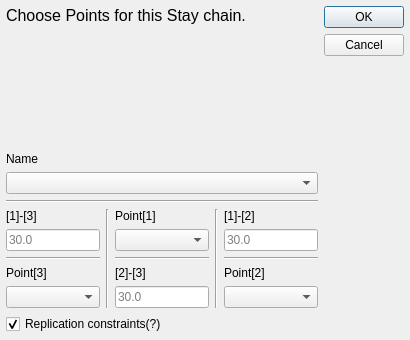
<?xml version="1.0" encoding="UTF-8"?>
<ui version="4.0">
 <class>Dialog</class>
 <widget class="QDialog" name="Dialog">
  <property name="geometry">
   <rect>
    <x>0</x>
    <y>0</y>
    <width>410</width>
    <height>340</height>
   </rect>
  </property>
  <property name="minimumSize">
   <size>
    <width>410</width>
    <height>340</height>
   </size>
  </property>
  <property name="maximumSize">
   <size>
    <width>410</width>
    <height>340</height>
   </size>
  </property>
  <property name="windowTitle">
   <string>Stay Chain</string>
  </property>
  <property name="windowIcon">
   <iconset resource="../../icons.qrc">
    <normaloff>:/icons/editchain.png</normaloff>:/icons/editchain.png</iconset>
  </property>
  <property name="autoFillBackground">
   <bool>false</bool>
  </property>
  <property name="sizeGripEnabled">
   <bool>false</bool>
  </property>
  <property name="modal">
   <bool>true</bool>
  </property>
  <layout class="QHBoxLayout" name="horizontalLayout_2">
   <property name="spacing">
    <number>6</number>
   </property>
   <property name="leftMargin">
    <number>6</number>
   </property>
   <property name="topMargin">
    <number>6</number>
   </property>
   <property name="rightMargin">
    <number>6</number>
   </property>
   <property name="bottomMargin">
    <number>6</number>
   </property>
   <item>
    <layout class="QVBoxLayout" name="verticalLayout_5">
     <item>
      <widget class="QLabel" name="label">
       <property name="text">
        <string>&lt;html&gt;&lt;head/&gt;&lt;body&gt;&lt;p&gt;&lt;span style=&quot; font-size:12pt;&quot;&gt;Choose Points for this Stay chain.&lt;/span&gt;&lt;/p&gt;&lt;/body&gt;&lt;/html&gt;</string>
       </property>
       <property name="textFormat">
        <enum>Qt::RichText</enum>
       </property>
       <property name="alignment">
        <set>Qt::AlignLeading|Qt::AlignLeft|Qt::AlignTop</set>
       </property>
       <property name="wordWrap">
        <bool>true</bool>
       </property>
      </widget>
     </item>
     <item>
      <spacer name="verticalSpacer_3">
       <property name="orientation">
        <enum>Qt::Vertical</enum>
       </property>
       <property name="sizeHint" stdset="0">
        <size>
         <width>20</width>
         <height>40</height>
        </size>
       </property>
      </spacer>
     </item>
     <item>
      <widget class="QLabel" name="label_2">
       <property name="sizePolicy">
        <sizepolicy hsizetype="Preferred" vsizetype="Fixed">
         <horstretch>0</horstretch>
         <verstretch>0</verstretch>
        </sizepolicy>
       </property>
       <property name="text">
        <string>Name</string>
       </property>
      </widget>
     </item>
     <item>
      <widget class="QComboBox" name="Chain"/>
     </item>
     <item>
      <widget class="Line" name="line">
       <property name="orientation">
        <enum>Qt::Horizontal</enum>
       </property>
      </widget>
     </item>
     <item>
      <layout class="QHBoxLayout" name="horizontalLayout">
       <item>
        <layout class="QVBoxLayout" name="verticalLayout">
         <item>
          <widget class="QLabel" name="label_8">
           <property name="text">
            <string>[1]-[3]</string>
           </property>
          </widget>
         </item>
         <item>
          <widget class="QLineEdit" name="p1_p3">
           <property name="placeholderText">
            <string>30.0</string>
           </property>
          </widget>
         </item>
         <item>
          <widget class="Line" name="line_4">
           <property name="orientation">
            <enum>Qt::Horizontal</enum>
           </property>
          </widget>
         </item>
         <item>
          <widget class="QLabel" name="label_5">
           <property name="text">
            <string>Point[3]</string>
           </property>
          </widget>
         </item>
         <item>
          <widget class="QComboBox" name="Point3"/>
         </item>
        </layout>
       </item>
       <item>
        <widget class="Line" name="line_2">
         <property name="orientation">
          <enum>Qt::Vertical</enum>
         </property>
        </widget>
       </item>
       <item>
        <layout class="QVBoxLayout" name="verticalLayout_2">
         <item>
          <widget class="QLabel" name="label_3">
           <property name="text">
            <string>Point[1]</string>
           </property>
          </widget>
         </item>
         <item>
          <widget class="QComboBox" name="Point1"/>
         </item>
         <item>
          <widget class="Line" name="line_5">
           <property name="orientation">
            <enum>Qt::Horizontal</enum>
           </property>
          </widget>
         </item>
         <item>
          <widget class="QLabel" name="label_7">
           <property name="text">
            <string>[2]-[3]</string>
           </property>
          </widget>
         </item>
         <item>
          <widget class="QLineEdit" name="p2_p3">
           <property name="placeholderText">
            <string>30.0</string>
           </property>
          </widget>
         </item>
        </layout>
       </item>
       <item>
        <widget class="Line" name="line_3">
         <property name="orientation">
          <enum>Qt::Vertical</enum>
         </property>
        </widget>
       </item>
       <item>
        <layout class="QVBoxLayout" name="verticalLayout_3">
         <item>
          <widget class="QLabel" name="label_6">
           <property name="text">
            <string>[1]-[2]</string>
           </property>
          </widget>
         </item>
         <item>
          <widget class="QLineEdit" name="p1_p2">
           <property name="placeholderText">
            <string>30.0</string>
           </property>
          </widget>
         </item>
         <item>
          <widget class="Line" name="line_6">
           <property name="orientation">
            <enum>Qt::Horizontal</enum>
           </property>
          </widget>
         </item>
         <item>
          <widget class="QLabel" name="label_4">
           <property name="text">
            <string>Point[2]</string>
           </property>
          </widget>
         </item>
         <item>
          <widget class="QComboBox" name="Point2"/>
         </item>
        </layout>
       </item>
      </layout>
     </item>
     <item>
      <widget class="QCheckBox" name="isReplace">
       <property name="toolTip">
        <string>Remove the links that contain these points.</string>
       </property>
       <property name="text">
        <string>Replication constraints(?)</string>
       </property>
       <property name="checked">
        <bool>true</bool>
       </property>
      </widget>
     </item>
    </layout>
   </item>
   <item>
    <layout class="QVBoxLayout" name="verticalLayout_4">
     <item>
      <widget class="QDialogButtonBox" name="buttonBox">
       <property name="sizePolicy">
        <sizepolicy hsizetype="Fixed" vsizetype="Fixed">
         <horstretch>0</horstretch>
         <verstretch>0</verstretch>
        </sizepolicy>
       </property>
       <property name="orientation">
        <enum>Qt::Vertical</enum>
       </property>
       <property name="standardButtons">
        <set>QDialogButtonBox::Cancel|QDialogButtonBox::Ok</set>
       </property>
      </widget>
     </item>
     <item>
      <spacer name="verticalSpacer">
       <property name="orientation">
        <enum>Qt::Vertical</enum>
       </property>
       <property name="sizeHint" stdset="0">
        <size>
         <width>20</width>
         <height>40</height>
        </size>
       </property>
      </spacer>
     </item>
    </layout>
   </item>
  </layout>
 </widget>
 <resources>
  <include location="../../icons.qrc"/>
 </resources>
 <connections>
  <connection>
   <sender>buttonBox</sender>
   <signal>accepted()</signal>
   <receiver>Dialog</receiver>
   <slot>accept()</slot>
   <hints>
    <hint type="sourcelabel">
     <x>248</x>
     <y>254</y>
    </hint>
    <hint type="destinationlabel">
     <x>157</x>
     <y>274</y>
    </hint>
   </hints>
  </connection>
  <connection>
   <sender>buttonBox</sender>
   <signal>rejected()</signal>
   <receiver>Dialog</receiver>
   <slot>reject()</slot>
   <hints>
    <hint type="sourcelabel">
     <x>316</x>
     <y>260</y>
    </hint>
    <hint type="destinationlabel">
     <x>286</x>
     <y>274</y>
    </hint>
   </hints>
  </connection>
 </connections>
</ui>
